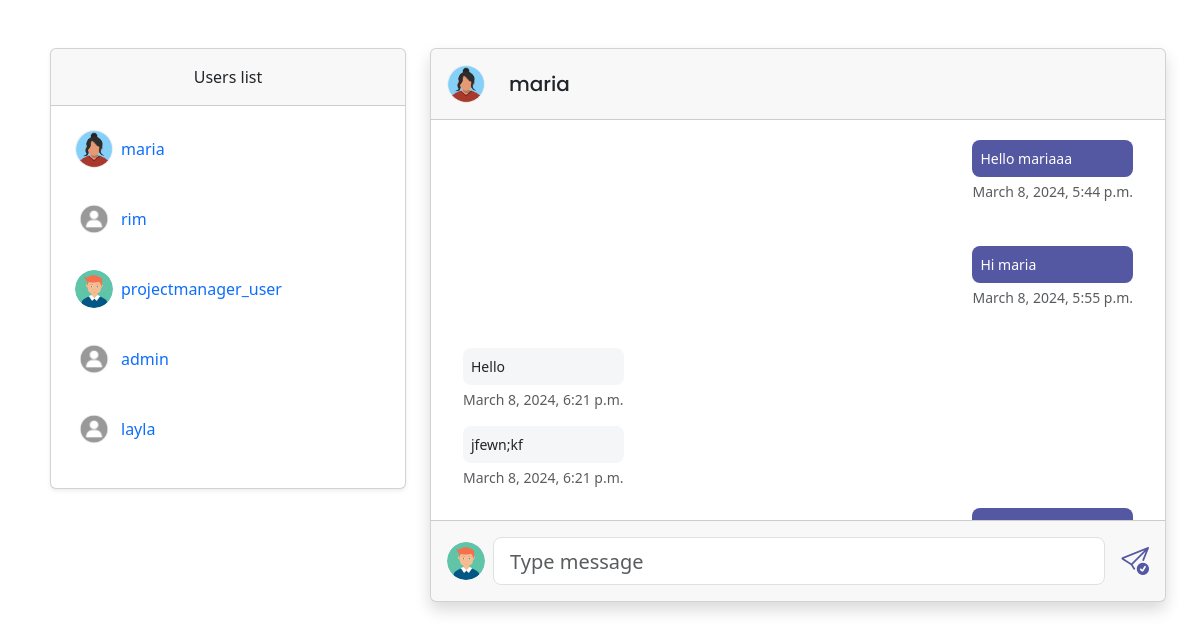
Screenshot of /chat/direct_chat/2/maria (signed in) with the database file from the repository.
### app/models.py (models this page shows, shortened)
class UserProfile(models.Model):
    user = models.ForeignKey(User, on_delete=models.CASCADE)
    first_name = models.CharField(max_length=100, blank=True)
    last_name = models.CharField(max_length=100, blank=True)
    bio = models.TextField(blank=True)
    photo = models.ImageField(upload_to='profile/', default='blankprofile.jpg', null=True)
    account_status = models.CharField(max_length=50, choices=[
        ('active', 'Active'),
        ('inactive', 'Inactive'),
    ], default='active')
    is_online = models.BooleanField(default=False)
    created_at = models.DateTimeField(default=timezone.now)
    user_roles = models.CharField(max_length=50, choices=[
        ('admin', 'Admin'),
        ('project manager', 'Project Manager'),
        ('lead', 'Lead')
    ], null=True, blank=True)

class DmChat(models.Model):
    content = models.TextField()
    sent_by = models.ForeignKey(User, on_delete=models.CASCADE, related_name='sent_dm')
    sent_to = models.ForeignKey(User, on_delete=models.CASCADE, related_name='received_dm')
    chat_name = models.CharField(blank=True, max_length=50)
    timestamp = models.DateTimeField(auto_now_add=True)
    seen = models.BooleanField(default=False)

### app/views.py (the view)
# urls.py: path('chat/direct_chat/<int:id>/<str:room_name>', direct_chat, name='direct_chat'),
@login_required(login_url='login')
def direct_chat(request, id, room_name):
    user = request.user
    users_profiles = UserProfile.objects.all()
    user_profile = UserProfile.objects.get(user=user)
    sent_to_user = User.objects.get(username=room_name)
    messages_sent = DmChat.objects.filter(sent_by=user, sent_to=sent_to_user)
    messages_received = DmChat.objects.filter(sent_by=sent_to_user, sent_to=user)
    chat_history = list(messages_sent) + list(messages_received)
    chat_history_sorted = sorted(chat_history, key=lambda x: x.timestamp)
    selected_profile = UserProfile.objects.get(user=sent_to_user)
    context = {
        'user_profile': user_profile,
        'users_profiles': users_profiles,
        'receiver': sent_to_user.id,
        'selected_profile': selected_profile,
        'chat_username': sent_to_user.username,
        'chat_history': chat_history_sorted,
        'user_id': user.id,
    }
    return render(request, 'dm-chat.html', context)

### templates/dm-chat.html (shortened to what this page needs)
{% load static %}
{% load bootstrap5 %}
{% load bootstrap_icons %}
{% include './base/head.html' %}
{% include './base/navbar.html' %}
{% bootstrap_css %}
<head>
  </head>
{% block content %}
<div class="container pt-5 ">
          <div class="row d-flex ">
            <div class="col-4">
                <div class="card shadow-sm" >
                  <div class="card-header d-flex justify-content-center align-items-center p-3">
                    <div class="mb-0 fs-6 fs-italic">Users list </div>
                  </div>
                  <div class="card-body">
                  <div class="card-text">
                    {% for profile_data in users_profiles%}
                    <table class="table table-hover " data-bs-spy="scroll" >
                        <tbody>
                            <a href={% url 'direct_chat' id=profile_data.user.id room_name=profile_data.user.username %}
                            class="text-decoration-none ">
                            <div class="
                                d-flex
                                align-items-center
                                dropdown-item
                                p-0
                                m-0
                              "
                            >
                              <div class="p-2">
                                <img  src="{{profile_data.photo.url}}"  alt="logged-in user friend profile picture" class="rounded-circle"
                                style=" width: 38px; height: 38px; object-fit: cover;"/>
                              </div>
                              <div>
                                <p class="m-0">{{profile_data.user.username}} </p>
                              </div>
                            </div>
                            </a>
                            {% endfor%}
                          </div>
                        </div>
                      </div>
                    </div>
                  </div>
                </div>
            <div class="col-8 ">
              <div class="card shadow" >
                <div class="card-header p-3" id="chat-header">
                <div class="row align-items-center">
                    <div class="col-auto">
                        <img  src="{{selected_profile.photo.url}}"  alt="logged-in user friend profile picture" class="rounded-circle"
                        style=" width: 38px; height: 38px; object-fit: cover;"/>
                    </div>
                    <div class="col">
                        <h5 class="m-0">{{chat_username}} </h5>
                    </div>
                </div>
                </div>
                <div class="card-body overflow-auto" data-bs-spy="scroll" style="position: relative; height: 400px" id='message'>
                    {% for message in chat_history %}
                    {% if message.sent_by == user %}
                  <div class="d-flex flex-row justify-content-end mb-4 pt-1">
                    <div>
                    <p class="small p-2 me-3 mb-1 text-white rounded-3" style="background-color:#5457a1">{{message.content}}</p>
                      <p class="small me-3 mb-3 rounded-3 text-muted d-flex justify-content-end">{{message.timestamp}}</p>
                    </div>
                  </div>
                  {% else %}
                  <div class="d-flex flex-row justify-content-start">
                    <div>
                      <p class="small p-2 ms-3 mb-1 rounded-3" style="background-color: #f5f6f7;">{{message.content}}</p>
                      <p class="small ms-3 mb-3 rounded-3 text-muted">{{message.timestamp}}</p>
                    </div>
                  </div>
                  {% endif %}
                  {% endfor %}
                </div>
                <div class="card-footer text-muted d-flex justify-content-start align-items-center p-3">
                    <img  src="{{user_profile.photo.url}}"  alt="logged-in user profile picture" class="rounded-circle"
                          style=" width: 38px; height: 38px; object-fit: cover;"/>
                  <input type="text" class="form-control form-control-lg ms-2" id="input"
                    placeholder="Type message">
                  <a class="ms-3" ><div type="button" id="message-submit"><i class="bi bi-send-check h3" style="color:#5457a1 ;"></i></div></a>
                </div>
              </div>
            </div>
{% endblock %}

### rows the page displays
UserProfile: photo (picture), user.username "maria"
UserProfile: photo (placeholder picture), user.username "rim"
UserProfile: photo (picture), user.username "projectmanager_user"
UserProfile: photo (placeholder picture), user.username "admin"
UserProfile: photo (placeholder picture), user.username "layla"
DmChat: content "Hello mariaaa", timestamp "March 8, 2024, 5:44 p.m."
DmChat: content "Hi maria", timestamp "March 8, 2024, 5:55 p.m."
DmChat: content "Hello", timestamp "March 8, 2024, 6:21 p.m."
DmChat: content "jfewn;kf", timestamp "March 8, 2024, 6:21 p.m."

### other values shown
{{ chat_username }} "maria"
